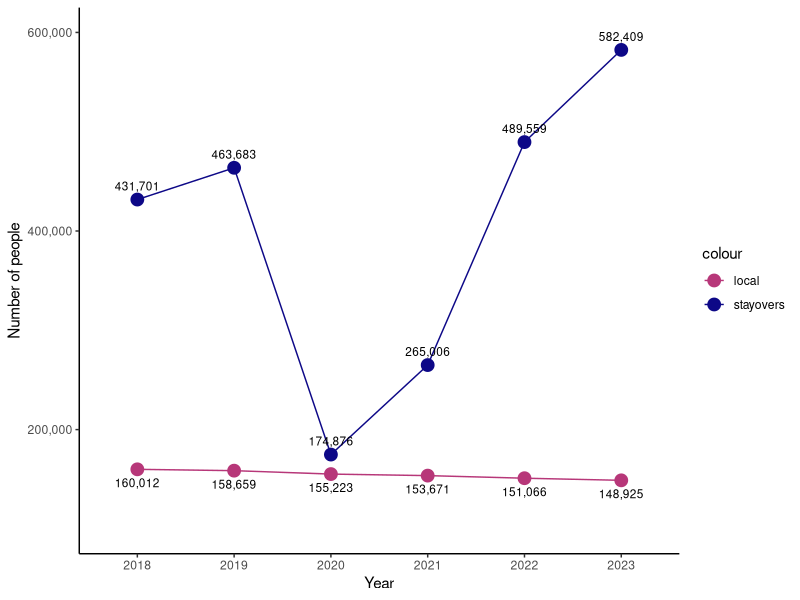
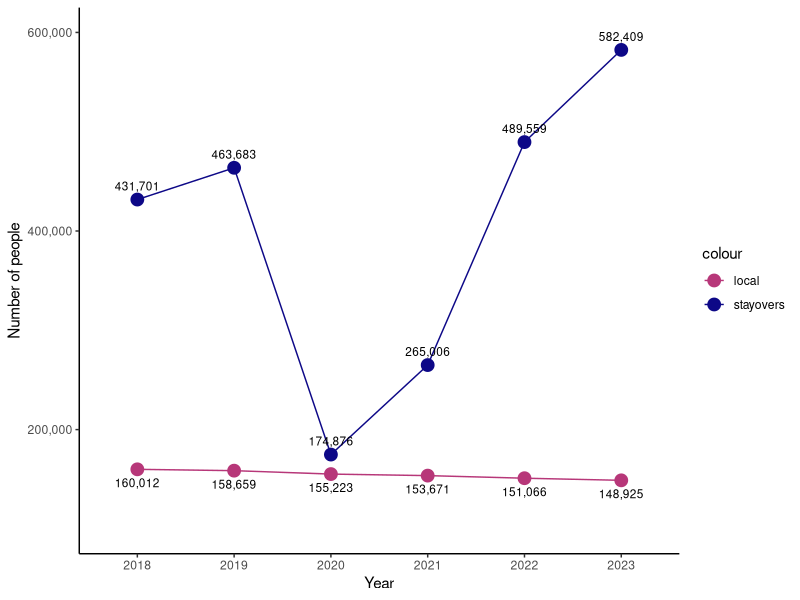

R code for these plots, in order:
## ---- chunk 1
library(tidyverse)#includes ggplot2
library(viridis) #colorblind friendly palette
library(scales) #to write population numbers in their thousands with a comma 
## ---- chunk 2
tourist_numbers <- data.frame(Year = c("2018", "2019","2020", "2021", "2022", "2023"),
Number_of_stayovers = c(431701, 463683, 174876, 265006, 489559, 582409),
Number_local_population = c(160012, 158659, 155223, 153671, 151066, 148925))

#display table
print(tourist_numbers)
## ---- chunk 3
# Create the plot
tourist_plot <- ggplot(tourist_numbers, aes(x = Year)) + 
  # First line for stayovers
  geom_line(aes(y = Number_of_stayovers, color = "stayovers", group = 1), linewidth = 0.5) +  
  geom_point(aes(y = Number_of_stayovers, color = "stayovers"), size = 4) +
  geom_text(aes(y = Number_of_stayovers, label = label_comma() (Number_of_stayovers)), 
            color = "black", size = 3, vjust = -1, hjust = 0.5) +
  
  #second line for local_population 
  geom_line(aes(y = Number_local_population, color = "local", group = 1), linewidth = 0.5) + 
  geom_point(aes(y = Number_local_population, color = "local"), size = 4) + 
  geom_text(aes(y = Number_local_population, label = label_comma() (Number_local_population)), 
            color = "black", size = 3, vjust = +2, hjust = 0.5) +
  
  # Color scale for both 
  scale_color_manual(values = c("local" = "#b73779", "stayovers" = "#0d0887")) +
  theme_classic() +
  labs(x = "Year", 
       y = "Number of people") +
  coord_cartesian(ylim = c(100000, 600000)) +  # Set y-axis limit using coord_cartesian()
  scale_y_continuous(labels = label_comma())  # Format y-axis labels to avoid scientific notation

# Display the plot
print(tourist_plot)

ggsave("Tourist_numbers_new.png", tourist_plot)
